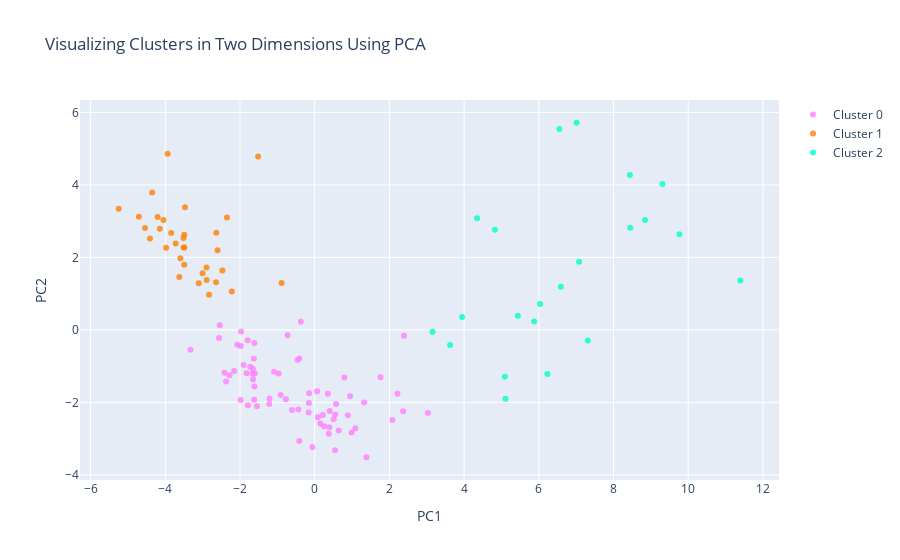

Notebook cell for this chart:
### Code cell
#Instructions for building the 2-D plot

#trace1 is for 'Cluster 0'
trace1 = go.Scatter(
                    x = cluster0["PC1_2d"],
                    y = cluster0["PC2_2d"],
                    mode = "markers",
                    name = "Cluster 0",
                    marker = dict(color = 'rgba(255, 128, 255, 0.8)'),
                    text = None)

#trace2 is for 'Cluster 1'
trace2 = go.Scatter(
                    x = cluster1["PC1_2d"],
                    y = cluster1["PC2_2d"],
                    mode = "markers",
                    name = "Cluster 1",
                    marker = dict(color = 'rgba(255, 128, 2, 0.8)'),
                    text = None)

#trace3 is for 'Cluster 2'
trace3 = go.Scatter(
                    x = cluster2["PC1_2d"],
                    y = cluster2["PC2_2d"],
                    mode = "markers",
                    name = "Cluster 2",
                    marker = dict(color = 'rgba(0, 255, 200, 0.8)'),
                    text = None)
###################################################
#trace4 is for 'Cluster 3'
#trace4 = go.Scatter(
#                    x = cluster2["PC1_2d"],
#                    y = cluster2["PC2_2d"],
#                    mode = "markers",
#                    name = "Cluster 3",
#                    marker = dict(color = 'rgba(200, 105, 45, 0.8)'),
#                    text = None)

data = [trace1, trace2, trace3] #, trace4]

title = "Visualizing Clusters in Two Dimensions Using PCA"

layout = dict(title = title,
              xaxis= dict(title= 'PC1',ticklen= 5,zeroline= False),
              yaxis= dict(title= 'PC2',ticklen= 5,zeroline= False)
             )

fig = dict(data = data, layout = layout)

iplot(fig)

### Figure 1 — Plotly figure (JSON) as saved in the notebook; plotly's stock layout.template omitted (floating-point values rounded to 4 significant figures)
{"data": [{"marker": {"color": "rgba(255, 128, 255, 0.8)"}, "mode": "markers", "name": "Cluster 0", "type": "scatter", "x": [0.947, -0.9105, -0.6102, 0.6416, 0.3933, 1.09, 0.3794, 0.7946, -1.971, -3.33, 0.06357, -2.072, 1.763, -2.417, 0.08276, 1.323, -0.1496, -0.7257, 0.2171, -1.901, 0.8877, -1.724, -0.06123, -0.7717, 0.1505, 2.368, 2.08, -1.788, 2.388, -2.158, -1.823, 0.5481, -2.561, -0.3718, 2.215, -0.4363, 0.5436, -0.1606, 3.03, -1.615, -1.98, 0.5073, 1.387, -1.603, -2.28, -0.4107, -0.155, -1.089, 0.2513, 0.3509, -1.661, -2.373, -1.545, -1.209, 0.5713, -1.985, -0.4609, 0.4036, -1.63, -1.218, -1.621, -2.542, -0.9647, -1.792, -1.656, 0.9873, -1.652, -1.616, -0.4123], "y": [-1.832, -1.794, -2.211, -2.773, -2.685, -2.71, -2.862, -1.312, -0.04536, -0.5466, -1.692, -0.41, -1.304, -1.182, -2.409, -2.001, -1.75, -0.1442, -2.347, -0.971, -2.353, -1.014, -3.233, -1.912, -2.581, -2.245, -2.488, -2.081, -0.1576, -1.133, -1.192, -2.334, -0.2223, 0.2277, -1.76, -2.194, -3.322, -2.279, -2.29, -0.36, -0.4418, -2.466, -3.513, -1.201, -1.254, -0.7902, -2.019, -1.154, -2.66, -1.764, -1.208, -1.421, -2.108, -1.891, -2.045, -1.936, -0.8326, -2.24, -0.7987, -2.041, -1.923, 0.1256, -1.203, -0.2849, -1.07, -2.83, -1.366, -1.563, -3.064]}, {"marker": {"color": "rgba(255, 128, 2, 0.8)"}, "mode": "markers", "name": "Cluster 1", "type": "scatter", "x": [-5.248, -2.634, -3.624, -3.105, -2.892, -3.472, -3.938, -3.512, -4.352, -4.205, -1.514, -2.22, -4.543, -3.723, -3.597, -3.513, -3.977, -2.349, -0.8858, -4.05, -4.147, -2.83, -2.64, -4.411, -2.896, -3.493, -3.487, -3.842, -2.472, -2.601, -4.708, -3.493, -3.002], "y": [3.339, 2.68, 1.46, 1.289, 1.374, 3.386, 4.856, 2.276, 3.791, 3.114, 4.781, 1.059, 2.81, 2.385, 1.977, 2.538, 2.263, 3.103, 1.291, 3.035, 2.789, 0.9699, 1.316, 2.519, 1.72, 2.628, 2.27, 2.673, 1.641, 2.199, 3.121, 1.801, 1.565]}, {"marker": {"color": "rgba(0, 255, 200, 0.8)"}, "mode": "markers", "name": "Cluster 2", "type": "scatter", "x": [8.844, 8.438, 7.011, 5.092, 8.449, 6.23, 3.947, 3.626, 9.31, 6.551, 3.156, 4.825, 9.764, 7.079, 7.31, 5.875, 4.345, 5.44, 11.39, 6.592, 5.109, 6.035], "y": [3.032, 4.271, 5.715, -1.291, 2.82, -1.217, 0.3568, -0.414, 4.022, 5.539, -0.05125, 2.76, 2.641, 1.881, -0.295, 0.2338, 3.079, 0.3911, 1.362, 1.192, -1.899, 0.7173]}], "layout": {"title": {"text": "Visualizing Clusters in Two Dimensions Using PCA"}, "xaxis": {"ticklen": 5, "title": {"text": "PC1"}, "zeroline": false}, "yaxis": {"ticklen": 5, "title": {"text": "PC2"}, "zeroline": false}}}
